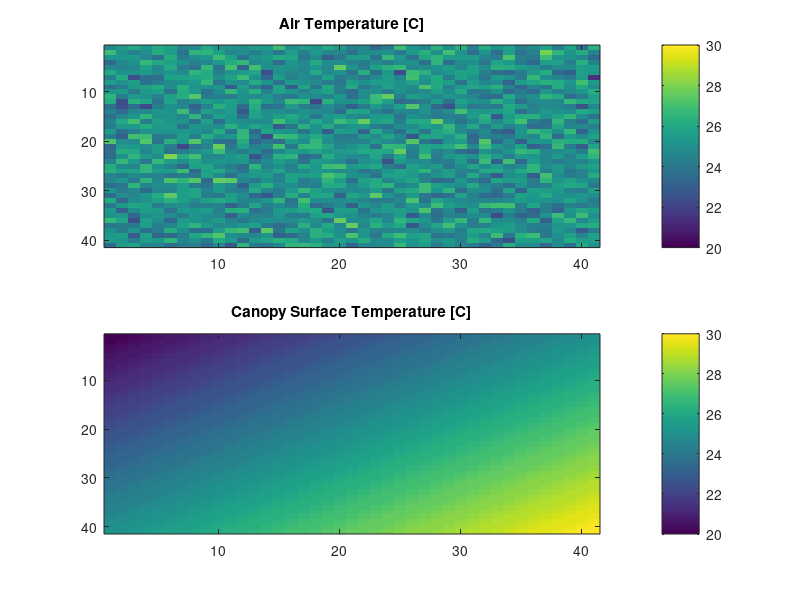

Reproduce this figure in MATLAB.
%% HRMET_Example_CreateInputData.m
% This script is intended to generate input spatially distributed input
% data to be used in our HRMET example.
%
% In our example, we want to determine what the ET rates were in/around
% Philadelphia PA during the signing of the Declaration of Independence in
% 1776. Note that, by necessity, all input data will be made up.

close all; clear all; clc;    % clean up workspace

%% Create a meshgrid of latitude and longitude. This will be the grid that
% our model runs over, so all other input grids must be the same size.
% For our example problem, we have a square grid, centered on Philadelphia
% (39.95 N, 75.15 W), at 0.00001 degree (approx. 1 m) intervals. The total
% grid size is 41x41.
[long, lat] = meshgrid(75.1498:0.00001:75.1502, 39.9498:0.00001:39.9502);

%% Define input data that does not vary spatially here.
% While some of this input data probably should vary over your model
% domain, in this example, we are treating it as constant.
datetime = 648857.5;   % July 4, 1776, at noon
albSoil  = 0.105;      % Soil albedo
albVeg   = 0.200;      % Vegetation albedo
emissSoil= 0.945;      % Soil emissivity
emissVeg = 0.940;      % Vegetation emissivity
pa       = 101.3;      % Atmospheric pressure [kPa]
LAI      = 2.5;        % Leaf Area Index [m2 m-2] - in the 1770s, an LAI of 2.5 was probably considered quite good.
h        = 1.5;        % Canopy height [m]
SWin     = 700;        % Incoming shortwave radiation [W m-2]
u        = 4.75;       % Wind speed [m s-1]
ea       = 2.25;       % Air vapor pressure [kPa] - this will likely be calculed from temperature & relative humidity in your meteorological dataset

%% Define input data that varies spatially here
% In our example, we will say that canopy temperature and air temperature
% vary spatially.

Tair = 25+randn(size(lat));  % Air temperature [degC] - varies randomly

[X, Y] = meshgrid(linspace(10,15,41), linspace(10,15,41));  % temporary variables to create T input
T = X+Y;                     % Canopy surface temperature [degC] - gradient from 20 in upper left to 30 in lower right
clear X Y

% Generate plots to look at input data, if you want
subplot(2,1,1);
imagesc(Tair); 
colorbar; caxis([20 30]);
title('Air Temperature [C]');

subplot(2,1,2);
imagesc(T);
colorbar; caxis([20 30]);
title('Canopy Surface Temperature [C]');

%% Save workspace
save('HRMET_Example_InputData.mat');
